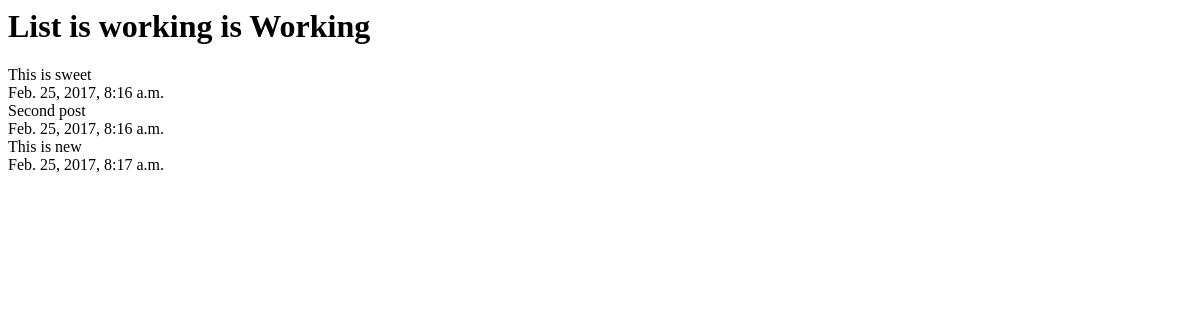
The app's page /posts/, older data.
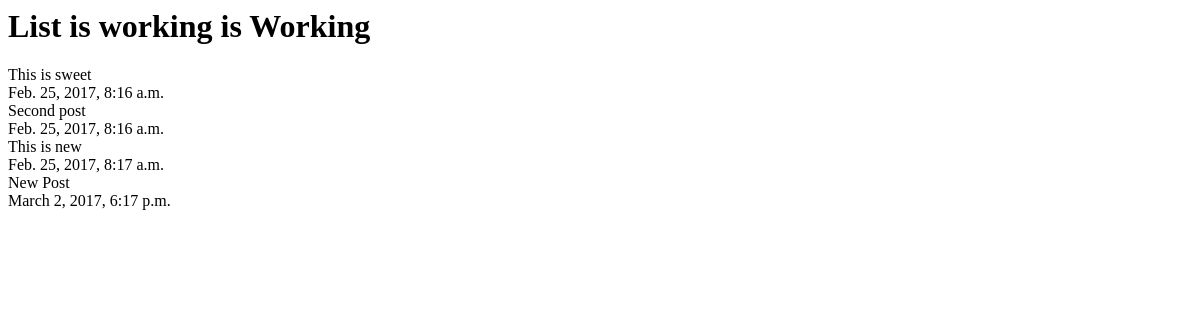
The same page, newer data.
### posts/models.py (models this page shows, shortened)
class Post(models.Model):
    title = models.CharField(max_length=120)
    content = models.TextField()
    updated = models.DateTimeField(auto_now=True, auto_now_add=False)
    timestamp = models.DateTimeField(auto_now=False, auto_now_add=True)

### posts/views.py (the view)
def posts_list(request):
    queryset = Post.objects.all()
    context_data={
        "object_list": queryset,
         "title": "List is working"
          }
    return render(request,"index.html",context_data)

### templates/index.html
<html>
<body>
    <h1>{{ title }} is Working</h1>
    {% for obj in object_list %} {{obj.title}} <br/> {{obj.updated}} <br/> {% endfor %}
</body>
</html>

Row changes from the older to the newer data that the page shows:
added Post: title "New Post", updated "March 2, 2017, 6:17 p.m."
